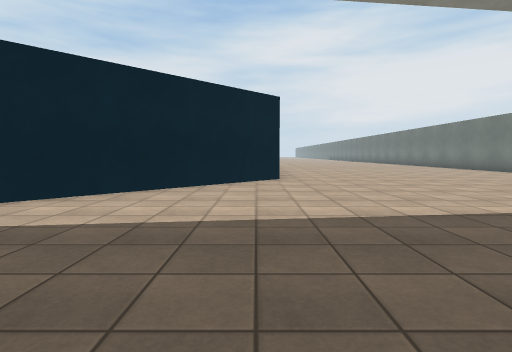
View 1 (above)

23 first-person views from a walk through a scene from a Unity 3-D project. The camera is 1.2 m above the floor, tilts 4° down and sees 80° across. The floor is counted in squares, 2 m on a side. Each view is taken from the middle of a square. On the plan, view 1 faces up. The plan holds only what a view shows up to about 9 squares ahead; the rest is blank. The place goes on beyond the plan. The player character is not drawn. Surface patterns are stand-ins for the level's own textures.

View 2
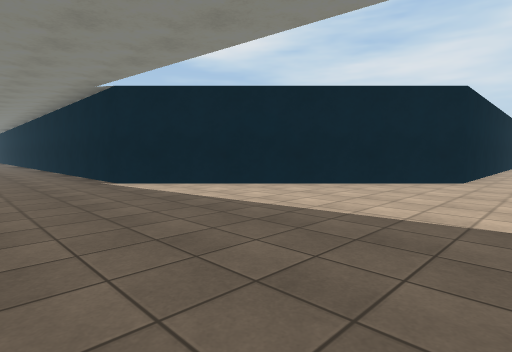

View 3
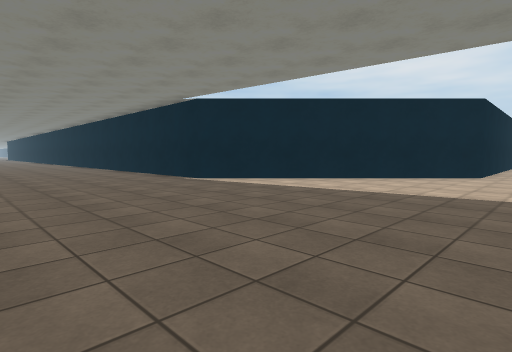

View 4
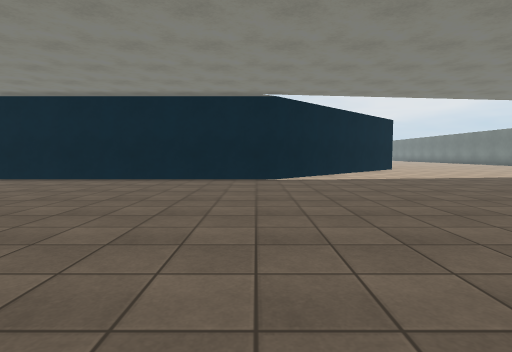

View 5
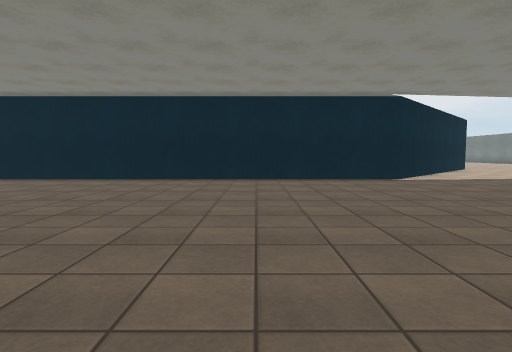

View 6
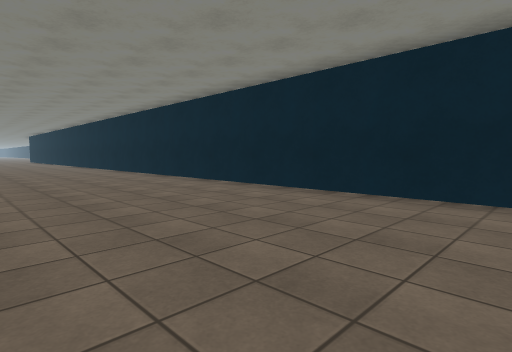

View 7
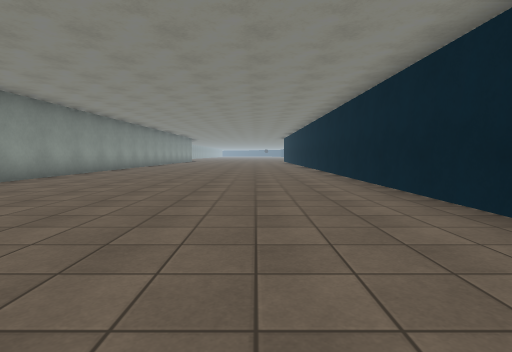

View 8
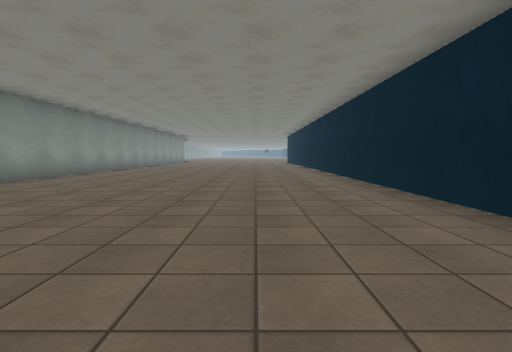

View 9
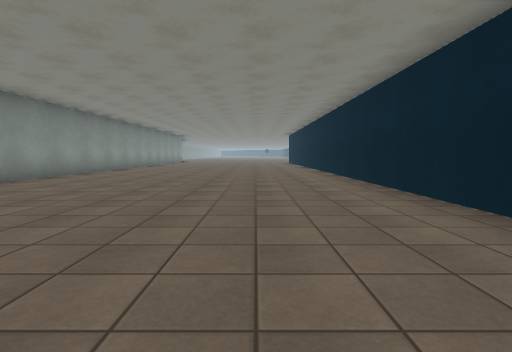

View 10
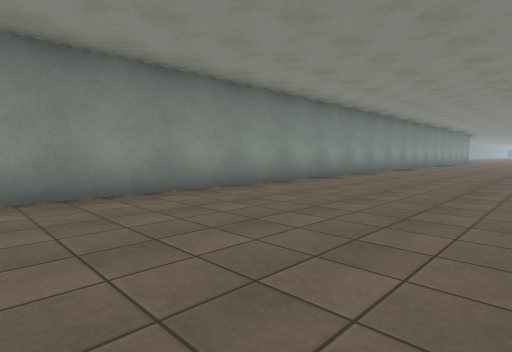

View 11
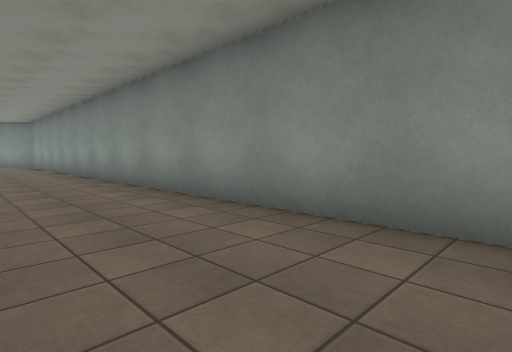

View 12
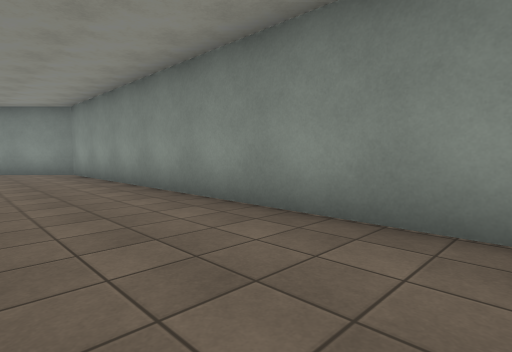

View 13
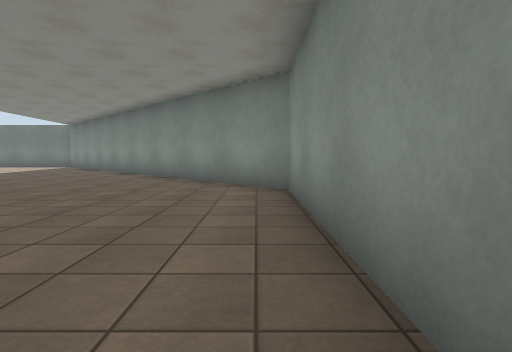

View 14
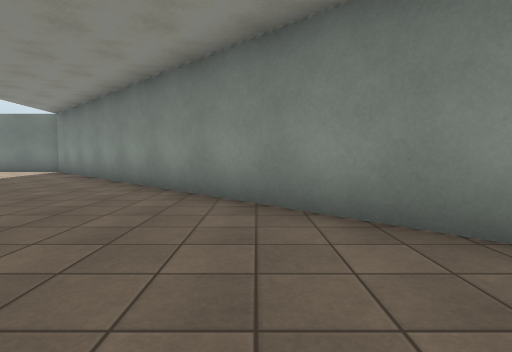

View 15
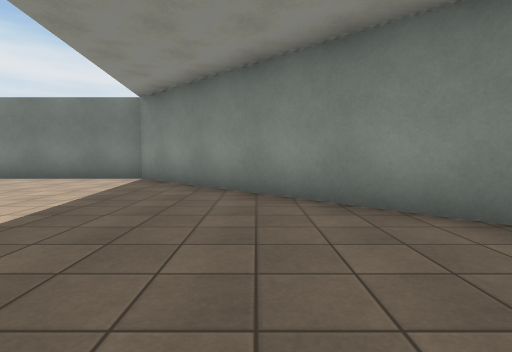

View 16
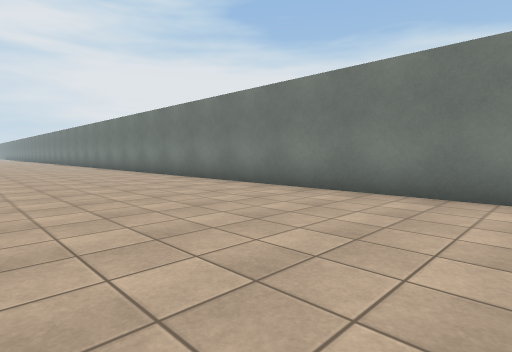

View 17
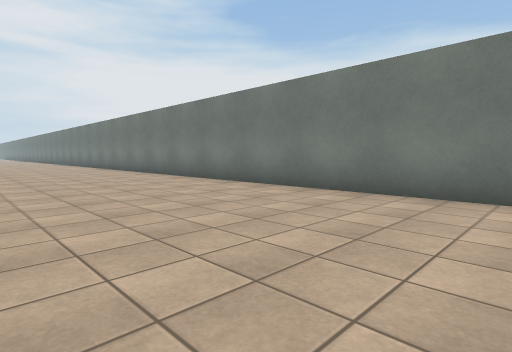

View 18
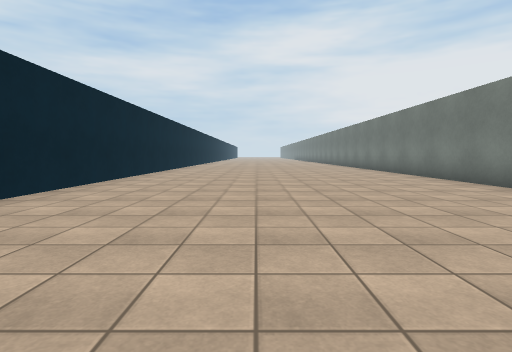

View 19
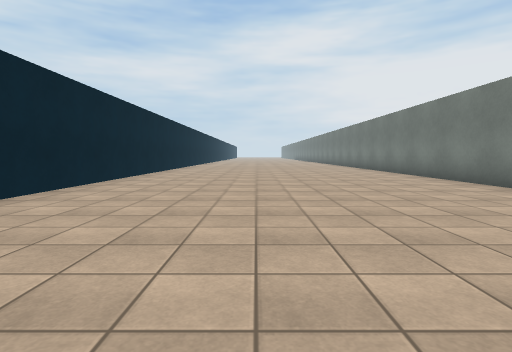

View 20
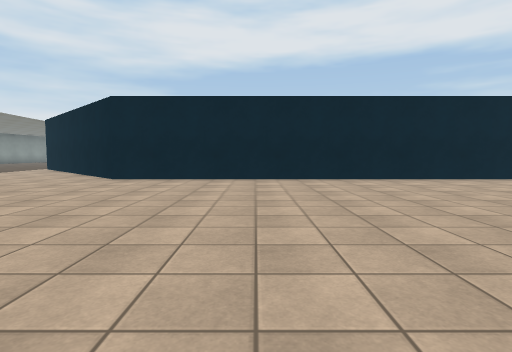

View 21
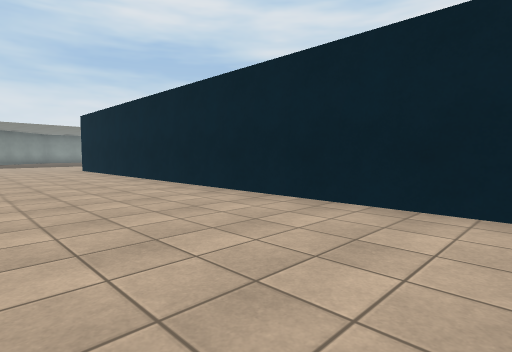

View 22
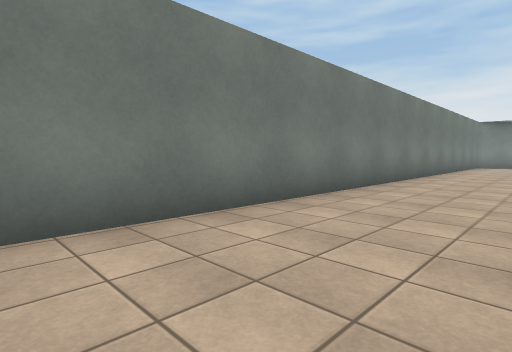

View 23
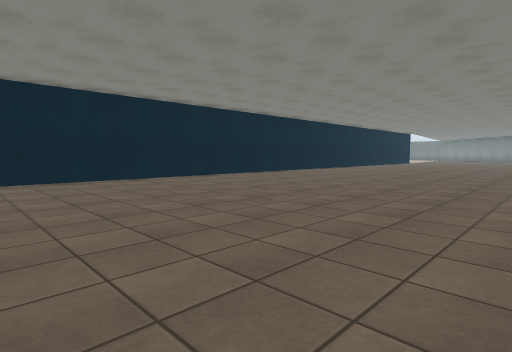

### Floor plan
Points are (right, up) in squares from view 1. A wall is a line through its corners. A room is listed if a view was taken in it or the views show most of it. See-through windows are left out.
Room 1 (views 1, 2, 3, 4, 5, 6, 7, 8, 9, 10, 11, 12, 13, 14, 15, 16, 17, 18, 19, 20, 21, 22, 23)
walls: (-23.3, -5.6) (-0.8, -5.6) (8.6, 3.8) (8.6, 20.1); (0.6, 20) (0.6, 7.5) (-4.5, 2.4) (-27, 2.4); (-27.1, -5.6) (-23.5, -5.6)

Where each view was taken, in squares from view 1:
view 1: 0 up, 0 right, facing up
view 2: 0 up, 2 right, facing up-left
view 3: 2 down, 2 right, facing up-left
view 4: 5 down, 5 left, facing up
view 5: 5 down, 8 left, facing up
view 6: 2 down, 11 left, facing up-left
view 7: 0 up, 14 left, facing left
view 8: 0 up, 17 left, facing left
view 9: 0 up, 18 left, facing left
view 10: 1 down, 15 left, facing down-left
view 11: 3 down, 17 left, facing down-right
view 12: 3 down, 11 left, facing down-right
view 13: 5 down, 6 left, facing right
view 14: 3 down, 2 left, facing right
view 15: 1 up, 1 right, facing right
view 16: 4 up, 4 right, facing up-right
view 17: 9 up, 4 right, facing up-right
view 18: 9 up, 4 right, facing up
view 19: 11 up, 4 right, facing up
view 20: 11 up, 8 right, facing left
view 21: 20 up, 4 right, facing down-left
view 22: 20 up, 6 right, facing down-right
view 23: 5 down, 27 left, facing up-right
